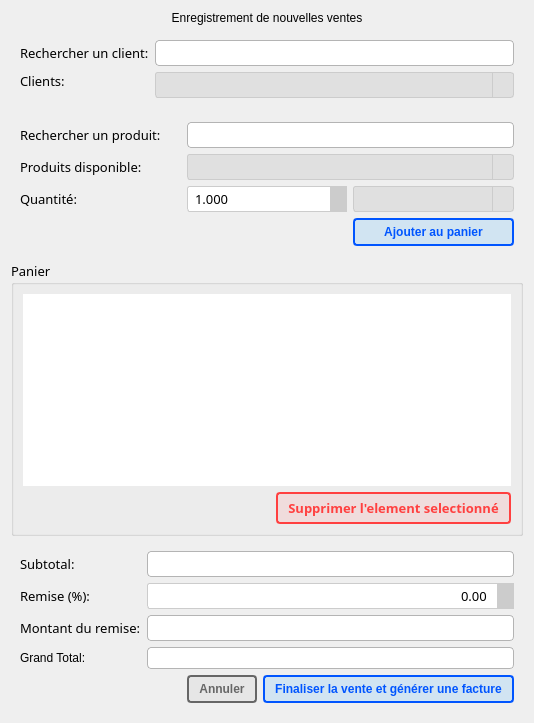
      <widget class="QWidget" name="tab_vente">
       <attribute name="icon">
        <iconset resource="resources/resources.qrc">
         <normaloff>:/icons/icons/shopping-cart.png</normaloff>:/icons/icons/shopping-cart.png</iconset>
       </attribute>
       <attribute name="title">
        <string>Vente</string>
       </attribute>
       <layout class="QVBoxLayout" name="verticalLayout_5">
        <item>
         <widget class="QLabel" name="label_6">
          <property name="styleSheet">
           <string notr="true">QLabel {font: bold 16pt  &quot;Outfit&quot;; }
</string>
          </property>
          <property name="text">
           <string>Enregistrement de nouvelles ventes</string>
          </property>
          <property name="alignment">
           <set>Qt::AlignCenter</set>
          </property>
         </widget>
        </item>
        <item>
         <widget class="QGroupBox" name="group_box_client">
          <property name="font">
           <font>
            <family>Outfit</family>
            <pointsize>10</pointsize>
           </font>
          </property>
          <property name="styleSheet">
           <string notr="true">QGroupBox {border: none; border-radius: 4px;}</string>
          </property>
          <property name="title">
           <string/>
          </property>
          <property name="flat">
           <bool>false</bool>
          </property>
          <layout class="QFormLayout" name="formLayout">
           <item row="0" column="0">
            <widget class="QLabel" name="label_rechercher_client">
             <property name="font">
              <font>
               <family>Outfit</family>
               <pointsize>10</pointsize>
              </font>
             </property>
             <property name="text">
              <string>Rechercher un client:</string>
             </property>
             <property name="buddy">
              <cstring>input_rechercher_client</cstring>
             </property>
            </widget>
           </item>
           <item row="0" column="1">
            <widget class="QLineEdit" name="input_rechercher_client">
             <property name="sizePolicy">
              <sizepolicy hsizetype="Expanding" vsizetype="Fixed">
               <horstretch>0</horstretch>
               <verstretch>0</verstretch>
              </sizepolicy>
             </property>
             <property name="font">
              <font>
               <family>Outfit</family>
               <pointsize>10</pointsize>
              </font>
             </property>
             <property name="styleSheet">
              <string notr="true">QLineEdit {
border: 1px solid rgb(180, 180, 180);
border-radius: 4px;
padding: 2px 5px;
}

QLineEdit:focus {
border: 1px solid rgb(85, 170, 255);
}</string>
             </property>
            </widget>
           </item>
           <item row="1" column="0">
            <widget class="QLabel" name="label_client_selectionne_tab_vente">
             <property name="sizePolicy">
              <sizepolicy hsizetype="Fixed" vsizetype="Fixed">
               <horstretch>0</horstretch>
               <verstretch>0</verstretch>
              </sizepolicy>
             </property>
             <property name="font">
              <font>
               <family>Outfit</family>
               <pointsize>10</pointsize>
              </font>
             </property>
             <property name="text">
              <string>Clients:</string>
             </property>
             <property name="buddy">
              <cstring>combo_box_liste_client</cstring>
             </property>
            </widget>
           </item>
           <item row="1" column="1">
            <widget class="QComboBox" name="combo_box_liste_client">
             <property name="font">
              <font>
               <family>Outfit</family>
               <pointsize>10</pointsize>
              </font>
             </property>
             <property name="cursor">
              <cursorShape>PointingHandCursor</cursorShape>
             </property>
             <property name="autoFillBackground">
              <bool>false</bool>
             </property>
             <property name="styleSheet">
              <string notr="true">QComboBox {
    padding: 2px 20px 2px 5px; 
    border: 1px solid #CCCCCC;
    border-radius: 3px;
    background: white;
}
QComboBox::drop-down {
    subcontrol-origin: padding;
    subcontrol-position: top right;
    width: 20px;
    border-left: 1px solid #CCCCCC;
}
QComboBox::down-arrow {
    image: url(:/icons/icons/caret-down.svg);
    width: 12px;
    height: 12px;
}
QComboBox:hover::drop-down {
    background: #E0E0E0;
}
QComboBox::down-arrow:on {
    image: url(:/icons/icons/caret-up.svg); 
}</string>
             </property>
            </widget>
           </item>
          </layout>
         </widget>
        </item>
        <item>
         <widget class="QGroupBox" name="group_box_ajouter_produit_panier">
          <property name="font">
           <font>
            <family>Outfit</family>
            <pointsize>10</pointsize>
           </font>
          </property>
          <property name="styleSheet">
           <string notr="true">QGroupBox {border: none; border-radius: 4px;}</string>
          </property>
          <property name="title">
           <string/>
          </property>
          <layout class="QGridLayout" name="gridLayout_ProductSelection">
           <item row="3" column="2">
            <widget class="QPushButton" name="bouton_ajouter_au_panier">
             <property name="font">
              <font>
               <weight>75</weight>
               <italic>false</italic>
               <bold>true</bold>
              </font>
             </property>
             <property name="cursor">
              <cursorShape>PointingHandCursor</cursorShape>
             </property>
             <property name="styleSheet">
              <string notr="true">
QPushButton {
background-color:  rgba(87, 182, 255, 50);
 padding: 5px 10px;
 border: 2px solid rgb(0, 85, 255);
border-radius: 4px;
color: rgb(0, 85, 255); 
font: bold;
}

QPushButton:hover {
	background-color:  rgba(87, 182, 255, 80) ; 
}</string>
             </property>
             <property name="text">
              <string>Ajouter au panier</string>
             </property>
            </widget>
           </item>
           <item row="2" column="2">
            <widget class="QComboBox" name="combo_box_unite_de_mesure">
             <property name="font">
              <font>
               <family>Outfit</family>
               <pointsize>10</pointsize>
              </font>
             </property>
             <property name="cursor">
              <cursorShape>PointingHandCursor</cursorShape>
             </property>
             <property name="toolTip">
              <string>Select unit for the chosen product</string>
             </property>
             <property name="styleSheet">
              <string notr="true">QComboBox {
    padding: 2px 20px 2px 5px; 
    border: 1px solid #CCCCCC;
    border-radius: 3px;
    background: white;
}
QComboBox::drop-down {
    subcontrol-origin: padding;
    subcontrol-position: top right;
    width: 20px;
    border-left: 1px solid #CCCCCC;
}
QComboBox::down-arrow {
    image: url(:/icons/icons/caret-down.svg);
    width: 12px;
    height: 12px;
}
QComboBox:hover::drop-down {
    background: #E0E0E0;
}
QComboBox::down-arrow:on {
    image: url(:/icons/icons/caret-up.svg); 
}</string>
             </property>
            </widget>
           </item>
           <item row="0" column="0">
            <widget class="QLabel" name="label_rechercher_produit_tab_vente">
             <property name="font">
              <font>
               <family>Outfit</family>
               <pointsize>10</pointsize>
              </font>
             </property>
             <property name="text">
              <string>Rechercher un produit:</string>
             </property>
            </widget>
           </item>
           <item row="1" column="0">
            <widget class="QLabel" name="label_produit_disponible">
             <property name="font">
              <font>
               <family>Outfit</family>
               <pointsize>10</pointsize>
              </font>
             </property>
             <property name="text">
              <string>Produits disponible:</string>
             </property>
            </widget>
           </item>
           <item row="2" column="0">
            <widget class="QLabel" name="label_quantite">
             <property name="font">
              <font>
               <family>Outfit</family>
               <pointsize>10</pointsize>
              </font>
             </property>
             <property name="text">
              <string>Quantité:</string>
             </property>
            </widget>
           </item>
           <item row="1" column="1" colspan="2">
            <widget class="QComboBox" name="combo_box_produit_disponible">
             <property name="font">
              <font>
               <family>Outfit</family>
               <pointsize>10</pointsize>
              </font>
             </property>
             <property name="cursor">
              <cursorShape>PointingHandCursor</cursorShape>
             </property>
             <property name="toolTip">
              <string>Matching products will appear here</string>
             </property>
             <property name="styleSheet">
              <string notr="true">QComboBox {
    padding: 2px 20px 2px 5px; 
    border: 1px solid #CCCCCC;
    border-radius: 3px;
    background: white;
}
QComboBox::drop-down {
    subcontrol-origin: padding;
    subcontrol-position: top right;
    width: 20px;
    border-left: 1px solid #CCCCCC;
}
QComboBox::down-arrow {
    image: url(:/icons/icons/caret-down.svg);
    width: 12px;
    height: 12px;
}
QComboBox:hover::drop-down {
    background: #E0E0E0;
}
QComboBox::down-arrow:on {
    image: url(:/icons/icons/caret-up.svg); 
}</string>
             </property>
            </widget>
           </item>
           <item row="2" column="1">
            <widget class="QDoubleSpinBox" name="spin_box_quantite">
             <property name="font">
              <font>
               <family>Outfit</family>
               <pointsize>10</pointsize>
              </font>
             </property>
             <property name="cursor">
              <cursorShape>PointingHandCursor</cursorShape>
             </property>
             <property name="styleSheet">
              <string notr="true">QDoubleSpinBox {
    border: 1px solid #CCCCCC;
    border-radius: 3px;
    padding: 2px 5px;
}
QDoubleSpinBox::up-button {
    subcontrol-origin: border;
    subcontrol-position: top right;
    width: 16px;
    border-left: 1px solid #CCCCCC;
   background: #cccccc;
}
QDoubleSpinBox::down-button {
    subcontrol-origin: border;
    subcontrol-position: bottom right;
    width: 16px;
    border-left: 1px solid #CCCCCC;
    background: #cccccc;
}
QDoubleSpinBox::up-arrow {
    image: url(:/icons/icons/caret-up.svg);
    width: 12px;
    height: 12px;
}
QDoubleSpinBox::down-arrow {
    image: url(:/icons/icons/caret-down.svg);
    width: 12px;
    height: 12px;
}
QDoubleSpinBox::up-button:hover, QSpinBox::down-button:hover {
    background: #66BB6A;
}
QDoubleSpinBox::up-button:pressed, QSpinBox::down-button:pressed {
    background: #388E3C; 
}</string>
             </property>
             <property name="decimals">
              <number>3</number>
             </property>
             <property name="minimum">
              <double>0.001000000000000</double>
             </property>
             <property name="maximum">
              <double>999999999.000000000000000</double>
             </property>
             <property name="value">
              <double>1.000000000000000</double>
             </property>
            </widget>
           </item>
           <item row="0" column="1" colspan="2">
            <widget class="QLineEdit" name="input_recherche_produit">
             <property name="font">
              <font>
               <family>Outfit</family>
               <pointsize>10</pointsize>
              </font>
             </property>
             <property name="styleSheet">
              <string notr="true">QLineEdit {
border: 1px solid rgb(180, 180, 180);
border-radius: 4px;
padding: 2px 5px;
}

QLineEdit:focus {
border: 1px solid rgb(85, 170, 255);
}</string>
             </property>
            </widget>
           </item>
          </layout>
         </widget>
        </item>
        <item>
         <widget class="QGroupBox" name="group_box_panier">
          <property name="font">
           <font>
            <family>Outfit</family>
            <pointsize>10</pointsize>
           </font>
          </property>
          <property name="styleSheet">
           <string notr="true"/>
          </property>
          <property name="title">
           <string>Panier</string>
          </property>
          <property name="flat">
           <bool>true</bool>
          </property>
          <layout class="QVBoxLayout" name="verticalLayout_SaleItems">
           <item>
            <widget class="QTableView" name="table_view_panier">
             <property name="minimumSize">
              <size>
               <width>0</width>
               <height>0</height>
              </size>
             </property>
             <property name="font">
              <font>
               <family>Outfit</family>
               <pointsize>10</pointsize>
              </font>
             </property>
             <property name="styleSheet">
              <string notr="true">QHeaderView::section:horizontal {
	background-color: rgb(122, 194, 145); padding: 4px; border: none; border-left: 0.5px solid rgb(65, 103, 70); color: rgb(246, 255, 249)

}

QTableView {border: none}</string>
             </property>
             <property name="editTriggers">
              <set>QAbstractItemView::NoEditTriggers</set>
             </property>
             <property name="selectionMode">
              <enum>QAbstractItemView::SingleSelection</enum>
             </property>
             <property name="selectionBehavior">
              <enum>QAbstractItemView::SelectRows</enum>
             </property>
             <attribute name="horizontalHeaderStretchLastSection">
              <bool>true</bool>
             </attribute>
             <attribute name="verticalHeaderVisible">
              <bool>false</bool>
             </attribute>
            </widget>
           </item>
           <item>
            <layout class="QHBoxLayout" name="_2">
             <item>
              <spacer name="horizontalSpacer_element_vente">
               <property name="font">
                <font>
                 <family>Outfit</family>
                 <pointsize>10</pointsize>
                </font>
               </property>
               <property name="orientation">
                <enum>Qt::Horizontal</enum>
               </property>
               <property name="sizeHint" stdset="0">
                <size>
                 <width>40</width>
                 <height>20</height>
                </size>
               </property>
              </spacer>
             </item>
             <item>
              <widget class="QPushButton" name="bouton_supprimer_du_panier">
               <property name="font">
                <font>
                 <weight>75</weight>
                 <italic>false</italic>
                 <bold>true</bold>
                </font>
               </property>
               <property name="cursor">
                <cursorShape>PointingHandCursor</cursorShape>
               </property>
               <property name="styleSheet">
                <string notr="true">
QPushButton {
background-color:  rgba(255, 152, 152, 50);
 padding: 5px 10px;
 border: 2px solid rgb(255, 64, 64);
border-radius: 4px;
color:  rgb(255, 64, 64); 
font: bold;
}

QPushButton:hover {
	background-color:   rgba(255, 152, 152, 80) ; 
}</string>
               </property>
               <property name="text">
                <string>Supprimer l'element selectionné</string>
               </property>
              </widget>
             </item>
            </layout>
           </item>
          </layout>
         </widget>
        </item>
        <item>
         <widget class="QGroupBox" name="group_box_totales">
          <property name="font">
           <font>
            <family>Outfit</family>
            <pointsize>10</pointsize>
           </font>
          </property>
          <property name="styleSheet">
           <string notr="true">QGroupBox {border: none; border-radius: 4px;}</string>
          </property>
          <property name="title">
           <string/>
          </property>
          <layout class="QGridLayout" name="gridLayout_Totals">
           <item row="0" column="0">
            <widget class="QLabel" name="label_subtotal">
             <property name="font">
              <font>
               <family>Outfit</family>
               <pointsize>10</pointsize>
              </font>
             </property>
             <property name="text">
              <string>Subtotal:</string>
             </property>
            </widget>
           </item>
           <item row="1" column="0">
            <widget class="QLabel" name="label_pourcentage_remise">
             <property name="font">
              <font>
               <family>Outfit</family>
               <pointsize>10</pointsize>
              </font>
             </property>
             <property name="text">
              <string>Remise (%):</string>
             </property>
            </widget>
           </item>
           <item row="0" column="1">
            <widget class="QLineEdit" name="input_subtotal">
             <property name="font">
              <font>
               <family>Outfit</family>
               <pointsize>10</pointsize>
              </font>
             </property>
             <property name="styleSheet">
              <string notr="true">QLineEdit {
border: 1px solid rgb(180, 180, 180);
border-radius: 4px;
padding: 2px 5px;
}

QLineEdit:focus {
border: 1px solid rgb(85, 170, 255);
}</string>
             </property>
             <property name="alignment">
              <set>Qt::AlignRight|Qt::AlignTrailing|Qt::AlignVCenter</set>
             </property>
             <property name="readOnly">
              <bool>true</bool>
             </property>
            </widget>
           </item>
           <item row="1" column="1">
            <widget class="QDoubleSpinBox" name="spin_box_taux_remise">
             <property name="font">
              <font>
               <family>Outfit</family>
               <pointsize>10</pointsize>
              </font>
             </property>
             <property name="cursor">
              <cursorShape>PointingHandCursor</cursorShape>
             </property>
             <property name="styleSheet">
              <string notr="true">QDoubleSpinBox {
    border: 1px solid #CCCCCC;
    border-radius: 3px;
    padding: 2px 5px;
}
QDoubleSpinBox::up-button {
    subcontrol-origin: border;
    subcontrol-position: top right;
    width: 16px;
    border-left: 1px solid #CCCCCC;
   background: #cccccc;
}
QDoubleSpinBox::down-button {
    subcontrol-origin: border;
    subcontrol-position: bottom right;
    width: 16px;
    border-left: 1px solid #CCCCCC;
    background: #cccccc;
}
QDoubleSpinBox::up-arrow {
    image: url(:/icons/icons/caret-up.svg);
    width: 12px;
    height: 12px;
}
QDoubleSpinBox::down-arrow {
    image: url(:/icons/icons/caret-down.svg);
    width: 12px;
    height: 12px;
}
QDoubleSpinBox::up-button:hover, QSpinBox::down-button:hover {
    background: #66BB6A;
}
QDoubleSpinBox::up-button:pressed, QSpinBox::down-button:pressed {
    background: #388E3C; 
}</string>
             </property>
             <property name="alignment">
              <set>Qt::AlignRight|Qt::AlignTrailing|Qt::AlignVCenter</set>
             </property>
             <property name="maximum">
              <double>100.000000000000000</double>
             </property>
            </widget>
           </item>
           <item row="2" column="0">
            <widget class="QLabel" name="label_montant_remise">
             <property name="font">
              <font>
               <family>Outfit</family>
               <pointsize>10</pointsize>
              </font>
             </property>
             <property name="text">
              <string>Montant du remise:</string>
             </property>
            </widget>
           </item>
           <item row="2" column="1">
            <widget class="QLineEdit" name="input_montant_remise">
             <property name="font">
              <font>
               <family>Outfit</family>
               <pointsize>10</pointsize>
              </font>
             </property>
             <property name="toolTip">
              <string>Calculated from percentage, or can be entered directly if percentage is zero.</string>
             </property>
             <property name="styleSheet">
              <string notr="true">QLineEdit {
border: 1px solid rgb(180, 180, 180);
border-radius: 4px;
padding: 2px 5px;
}

QLineEdit:focus {
border: 1px solid rgb(85, 170, 255);
}</string>
             </property>
             <property name="alignment">
              <set>Qt::AlignRight|Qt::AlignTrailing|Qt::AlignVCenter</set>
             </property>
            </widget>
           </item>
           <item row="3" column="1">
            <widget class="QLineEdit" name="input_grand_total">
             <property name="font">
              <font>
               <weight>50</weight>
               <italic>false</italic>
               <bold>false</bold>
              </font>
             </property>
             <property name="styleSheet">
              <string notr="true">QLineEdit {
border: 1px solid rgb(180, 180, 180);
border-radius: 4px;
padding: 2px 5px;
}

QLineEdit:focus {
border: 1px solid rgb(85, 170, 255);
}</string>
             </property>
             <property name="alignment">
              <set>Qt::AlignRight|Qt::AlignTrailing|Qt::AlignVCenter</set>
             </property>
             <property name="readOnly">
              <bool>true</bool>
             </property>
            </widget>
           </item>
           <item row="3" column="0">
            <widget class="QLabel" name="label_grand_total">
             <property name="font">
              <font>
               <weight>50</weight>
               <italic>false</italic>
               <bold>false</bold>
              </font>
             </property>
             <property name="text">
              <string>Grand Total:</string>
             </property>
            </widget>
           </item>
           <item row="4" column="1">
            <layout class="QHBoxLayout" name="layout_boutons_action">
             <item>
              <spacer name="horizontalSpacer_Actions">
               <property name="font">
                <font>
                 <family>Outfit</family>
                 <pointsize>10</pointsize>
                </font>
               </property>
               <property name="orientation">
                <enum>Qt::Horizontal</enum>
               </property>
               <property name="sizeHint" stdset="0">
                <size>
                 <width>40</width>
                 <height>20</height>
                </size>
               </property>
              </spacer>
             </item>
             <item>
              <widget class="QPushButton" name="bouton_annuler">
               <property name="font">
                <font>
                 <weight>75</weight>
                 <italic>false</italic>
                 <bold>true</bold>
                </font>
               </property>
               <property name="cursor">
                <cursorShape>PointingHandCursor</cursorShape>
               </property>
               <property name="styleSheet">
                <string notr="true">

QPushButton {
background-color:  rgba(217, 217, 217, 100);
 padding: 5px 10px;
 border: 2px solid rgb(102, 102, 102);
border-radius: 4px;
color:   rgb(102, 102, 102); 
font: bold;
}

QPushButton:hover {
	background-color:    rgba(217, 217, 217, 150) ; 
}</string>
               </property>
               <property name="text">
                <string>Annuler</string>
               </property>
              </widget>
             </item>
             <item>
              <widget class="QPushButton" name="bouton_finaliser">
               <property name="font">
                <font>
                 <weight>75</weight>
                 <italic>false</italic>
                 <bold>true</bold>
                </font>
               </property>
               <property name="cursor">
                <cursorShape>PointingHandCursor</cursorShape>
               </property>
               <property name="styleSheet">
                <string notr="true">
QPushButton {
background-color:  rgba(87, 182, 255, 50);
 padding: 5px 10px;
 border: 2px solid rgb(0, 85, 255);
border-radius: 4px;
color: rgb(0, 85, 255); 
font: bold;
}

QPushButton:hover {
	background-color:  rgba(87, 182, 255, 80) ; 
}</string>
               </property>
               <property name="text">
                <string>Finaliser la vente et générer une facture</string>
               </property>
               <property name="default">
                <bool>true</bool>
               </property>
              </widget>
             </item>
            </layout>
           </item>
          </layout>
         </widget>
        </item>
       </layout>
      </widget>
